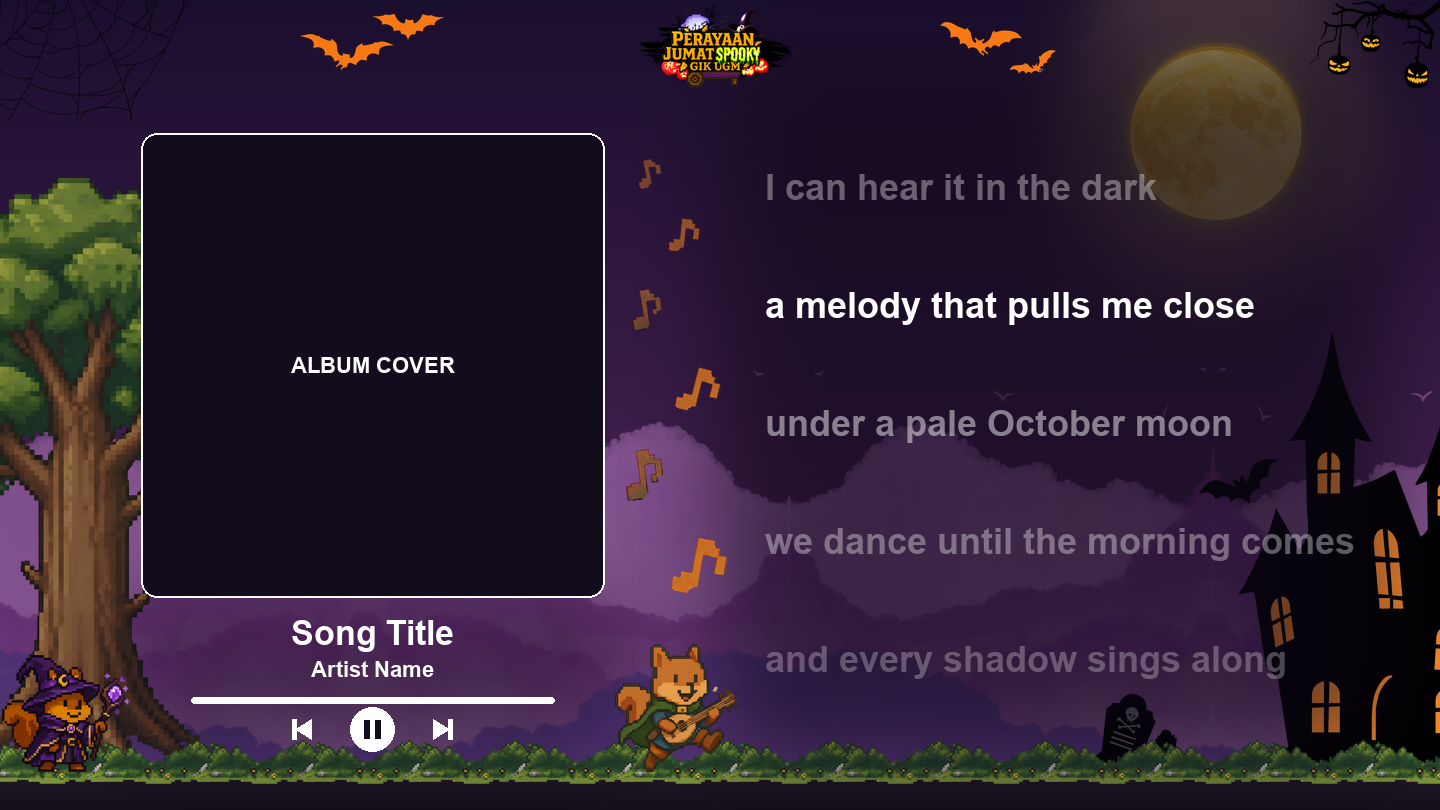

Source code (Python):
"""Revised Halloween fullscreen mockup (v2).

Two layers, which is the main change from v1:

  BACKGROUND  a single coherent night scene drawn behind all content: sky,
              moon, cloud banks, haunted house, graves, tree, and one ground
              plane that everything stands on. It may sit behind the lyrics
              (the lyrics are transparent text) but is dimmed there.
  FOREGROUND  a few small decorations in front of content, restricted to the
              free space: logo/bats/web in the top band, characters and music
              notes in the side strip and the centre gap.

Checks (script exits 1 on failure):
  1. No foreground decoration overlaps a content zone (8px margin).
  2. White text stays readable: the background behind the lyrics and the
     title area must give at least 4.5:1 contrast for white text (WCAG AA) at
     the 98th-percentile brightest pixel.

Content zones are estimates at 1440x810 from ContentBox.css proportions and
must be re-measured live in Spotify before implementation.
"""

import os
import sys

import numpy as np
from PIL import Image, ImageDraw, ImageEnhance, ImageFilter, ImageFont

LIB = r"D:\GIK-INTERN\PJS_13_Asset\pjs13\pustaka"
OUT = r"D:\NGODING\spicy-lyrics\tools\halloween-brief"
W, H = 1440, 810
MARGIN = 8
GROUND = 768  # y where feet, roots and foundations meet the grass

ZONES = {
    "ALBUM COVER": (141, 133, 604, 597),
    "TITLE / ARTIST / CONTROLS": (141, 605, 604, 747),
    "LYRICS": (749, 97, 1354, 745),
}


def load(rel):
    im = Image.open(os.path.join(LIB, rel)).convert("RGBA")
    return im.crop(im.getchannel("A").getbbox())


def by_h(im, h):
    return im.resize((max(1, round(im.width * h / im.height)), h), Image.LANCZOS)


def by_w(im, w):
    return im.resize((w, max(1, round(im.height * w / im.width))), Image.LANCZOS)


def shade(im, brightness=1.0, alpha=1.0):
    """Atmospheric depth: distant layers are darker and slightly faded."""
    rgb = ImageEnhance.Brightness(im.convert("RGB")).enhance(brightness)
    out = rgb.convert("RGBA")
    out.putalpha(im.getchannel("A").point(lambda a: round(a * alpha)))
    return out


# ─────────────────────────────────────────────────────────────── background
bg = Image.new("RGBA", (W, H))
d = ImageDraw.Draw(bg)

# Sky: deep night at the top, warmer purple near the horizon.
top, bot = (26, 14, 46), (86, 40, 92)
for y in range(H):
    t = min(1, y / GROUND)
    d.line([(0, y), (W, y)], fill=tuple(round(top[i] + (bot[i] - top[i]) * t) for i in range(3)) + (255,))

# Moon, upper right, with a soft glow. Behind the lyrics, so it is dimmed by
# the scrim later; placed high so the brightest part sits above the text.
moon = by_h(load("adegan/bulan.png"), 230)
mx, my = 1100, 20
glow = Image.new("RGBA", (W, H))
ImageDraw.Draw(glow).ellipse([mx - 70, my - 70, mx + moon.width + 70, my + moon.height + 70], fill=(255, 210, 120, 46))
bg.alpha_composite(glow.filter(ImageFilter.GaussianBlur(40)))
# Dimmer than the source art: lyrics scroll, so every line passes over it.
bg.alpha_composite(shade(moon, 0.62), (mx, my))

# Cloud banks: the layered purple clouds become a misty horizon behind the
# buildings. Tiled with alternating mirrors so the straight cut edge never shows.
cloud = shade(by_h(load("adegan/awan-ungu-berlapis.png"), 420), 0.62, 0.9)
x, flip = -60, False
while x < W:
    tile = cloud.transpose(Image.FLIP_LEFT_RIGHT) if flip else cloud
    bg.alpha_composite(tile, (x, GROUND - 400))
    x += cloud.width - 2
    flip = not flip

# Haunted house: far right, standing on the ground, half behind the lyrics.
house = shade(by_h(load("adegan/rumah-hantu.png"), 440), 1.0)
bg.alpha_composite(house, (W - house.width + 40, GROUND - house.height + 6))

# Graves stand just in front of the haunted house, as a dark silhouette like
# the house itself. The lyric column spans nearly the whole right half, so the
# white skull and bones cannot sit anywhere under it at full brightness: two
# earlier placements failed the contrast check (3.2:1 and 3.6:1).
graves = shade(by_h(load("adegan/kuburan.png"), 78), 0.38)
bg.alpha_composite(graves, (W - house.width - graves.width + 70, GROUND - graves.height + 4))

# Tree on the far left: its trunk roots into the ground, its canopy sits behind
# the album cover and frames it.
tree = shade(by_h(load("adegan/pohon-rindang.png"), 600), 0.8)
bg.alpha_composite(tree, (-120, GROUND - tree.height + 10))

# One ground plane for the whole scene: dark earth with a grass and bush strip
# on top. Replaces v1's fence and grey road, which nothing was standing on.
d = ImageDraw.Draw(bg)
for y in range(GROUND, H):
    t = (y - GROUND) / (H - GROUND)
    c = (round(34 - 14 * t), round(24 - 10 * t), round(40 - 16 * t))
    d.line([(0, y), (W, y)], fill=c + (255,))
grass = by_h(load("adegan/rumput-semak-berbunga.png"), 44)
x = -20
while x < W:
    bg.alpha_composite(grass, (x, GROUND - 28))
    x += grass.width - 30

# Readability scrim: a soft dark wash behind the lyric column and the title
# area, so scenery shows through without fighting white text.
scrim = Image.new("L", (W, H), 0)
sd = ImageDraw.Draw(scrim)
lz = ZONES["LYRICS"]
sd.rounded_rectangle((lz[0] - 30, lz[1] - 40, lz[2] + 30, lz[3] + 20), radius=60, fill=150)
tz = ZONES["TITLE / ARTIST / CONTROLS"]
sd.rounded_rectangle((tz[0] - 20, tz[1] - 10, tz[2] + 20, tz[3] + 10), radius=40, fill=110)
scrim = scrim.filter(ImageFilter.GaussianBlur(45))
dark = Image.new("RGBA", (W, H), (12, 6, 22, 255))
dark.putalpha(scrim)
bg.alpha_composite(dark)

# ─────────────────────────────────────────────────────────────── foreground
fg = Image.new("RGBA", (W, H))
placed = []


def put(name, im, x, y, flip=False):
    if flip:
        im = im.transpose(Image.FLIP_LEFT_RIGHT)
    fg.alpha_composite(im, (round(x), round(y)))
    placed.append((name, (x, y, x + im.width, y + im.height)))


web = by_w(load("hiasan/jaring-hitam.png"), 190)
put("web", web, 0, 0)

branch = by_h(load("hiasan/cabang-labu.png"), 88)
put("pumpkin branch", branch, W - branch.width, 0)

logo = by_h(load("logo/logo-spooky.png"), 84)
put("spooky logo", logo, (W - logo.width) / 2, 3)

for i, (bx, by, s, v) in enumerate([(300, 34, 36, 1), (372, 14, 26, 2), (940, 22, 34, 3), (1010, 50, 24, 4)]):
    put(f"bat {i + 1}", by_h(load(f"hiasan/kelelawar-oranye-{v}.png"), s), bx, by)

# Witch on the left strip, in front of the tree trunk, staff raised.
witch = by_w(load("tokoh/penyihir.png"), 128)
put("witch", witch, 2, GROUND + 4 - witch.height)

# Lute player in the centre gap between cover and lyrics. The music rises from
# him up the gap: notes drift upward, shrinking and fading.
gap_l, gap_r = ZONES["TITLE / ARTIST / CONTROLS"][2] + MARGIN, ZONES["LYRICS"][0] - MARGIN
lute = by_w(load("tokoh/tupai-pemain-kecapi.png"), gap_r - gap_l - 6)
lx = gap_l + 3
put("lute player", lute, lx, GROUND + 4 - lute.height)

notes = [  # (file, height, x, y, rotate, opacity)
    ("not-musik-oranye.png", 58, gap_l + 58, 532, -10, 1.00),
    ("not-musik-coklat.png", 50, gap_l + 8, 446, 8, 0.95),
    ("not-musik-oranye.png", 46, gap_l + 62, 362, -14, 0.90),
    ("not-musik-coklat.png", 40, gap_l + 14, 286, 10, 0.80),
    ("not-musik-oranye.png", 34, gap_l + 56, 216, -6, 0.65),
    ("not-musik-oranye.png", 28, gap_l + 22, 156, 12, 0.50),
]
for i, (f, h, nx, ny, rot, op) in enumerate(notes):
    n = by_h(load(f"hiasan/{f}"), h).rotate(rot, expand=True, resample=Image.BICUBIC)
    # The brown note is near-invisible on purple; lift it toward its orange twin.
    put(f"note {i + 1}", shade(n, 1.9 if "coklat" in f else 1.1, op), nx, ny)

# ─────────────────────────────────────────────────────────────── checks
failures = []


def grow(b, m):
    return (b[0] - m, b[1] - m, b[2] + m, b[3] + m)


def hits(a, b):
    return a[0] < b[2] and b[0] < a[2] and a[1] < b[3] and b[1] < a[3]


for name, box in placed:
    for zname, z in ZONES.items():
        if hits(box, grow(z, MARGIN)):
            failures.append(f"overlap: {name} touches {zname} {tuple(round(v) for v in box)}")


def rel_lum(rgb):
    c = rgb / 255.0
    c = np.where(c <= 0.03928, c / 12.92, ((c + 0.055) / 1.055) ** 2.4)
    return 0.2126 * c[..., 0] + 0.7152 * c[..., 1] + 0.0722 * c[..., 2]


scene = Image.alpha_composite(bg, fg)
arr = np.asarray(scene.convert("RGB")).astype(np.float64)
contrast_report = []
# Checked per 48px tile, not per zone: lyrics scroll, so any line can land on
# the brightest patch. A zone-wide percentile hid the moon in the first draft.
TILE = 48
for zname in ("LYRICS", "TITLE / ARTIST / CONTROLS"):
    x0, y0, x1, y1 = ZONES[zname]
    worst, worst_at = 99.0, None
    for ty in range(y0, y1, TILE):
        for tx in range(x0, x1, TILE):
            lum = rel_lum(arr[ty : min(ty + TILE, y1), tx : min(tx + TILE, x1)])
            ratio = 1.05 / (float(np.percentile(lum, 98)) + 0.05)
            if ratio < worst:
                worst, worst_at = ratio, (tx, ty)
    contrast_report.append(
        f"{zname:26} worst-tile white-text contrast {worst:4.1f}:1 at {worst_at}"
    )
    if worst < 4.5:
        failures.append(f"contrast: {zname} drops to {worst:.1f}:1 at {worst_at} (need 4.5)")

# ─────────────────────────────────────────────────────────────── render
shown = scene.copy()
sdraw = ImageDraw.Draw(shown, "RGBA")
try:
    bold = ImageFont.truetype("arialbd.ttf", 22)
    big = ImageFont.truetype("arialbd.ttf", 34)
    lyr = ImageFont.truetype("arialbd.ttf", 36)
except OSError:
    bold = big = lyr = ImageFont.load_default()

c = ZONES["ALBUM COVER"]
sdraw.rounded_rectangle(c, radius=16, fill=(18, 12, 28, 255), outline=(255, 255, 255, 60), width=2)
sdraw.text(((c[0] + c[2]) / 2, (c[1] + c[3]) / 2), "ALBUM COVER", font=bold, fill="white", anchor="mm")

t = ZONES["TITLE / ARTIST / CONTROLS"]
cx = (t[0] + t[2]) / 2
sdraw.text((cx, t[1] + 28), "Song Title", font=big, fill="white", anchor="mm")
sdraw.text((cx, t[1] + 64), "Artist Name", font=bold, fill=(255, 255, 255, 175), anchor="mm")
sdraw.rounded_rectangle((t[0] + 50, t[1] + 92, t[2] - 50, t[1] + 98), radius=3, fill=(255, 255, 255, 70))
sdraw.rounded_rectangle((t[0] + 50, t[1] + 92, t[0] + 200, t[1] + 98), radius=3, fill=(255, 255, 255, 255))
# Controls drawn as shapes; the mockup font has no media glyphs.
by_ = t[1] + 124
for sx, sign in ((cx - 70, -1), (cx + 70, 1)):
    tri = [(sx - 9 * sign, by_ - 10), (sx - 9 * sign, by_ + 10), (sx + 7 * sign, by_)]
    sdraw.polygon(tri, fill="white")
    sdraw.rectangle((sx + 8 * sign - 2, by_ - 10, sx + 8 * sign + 2, by_ + 10), fill="white")
sdraw.ellipse((cx - 22, by_ - 22, cx + 22, by_ + 22), fill="white")
sdraw.rectangle((cx - 8, by_ - 9, cx - 3, by_ + 9), fill=(18, 12, 28, 255))
sdraw.rectangle((cx + 3, by_ - 9, cx + 8, by_ + 9), fill=(18, 12, 28, 255))

lines = [
    ("I can hear it in the dark", 90),
    ("a melody that pulls me close", 255),
    ("under a pale October moon", 120),
    ("we dance until the morning comes", 90),
    ("and every shadow sings along", 70),
]
# Text goes on its own layer so per-line opacity actually blends.
text_layer = Image.new("RGBA", (W, H))
tl = ImageDraw.Draw(text_layer)
for i, (txt, a) in enumerate(lines):
    tl.text((lz[0] + 16, lz[1] + 70 + i * 118), txt, font=lyr, fill=(255, 255, 255, a))
shown.alpha_composite(text_layer)

shown.convert("RGB").save(os.path.join(OUT, "mockup_v2.png"))

z = shown.copy()
zd = ImageDraw.Draw(z, "RGBA")
for zname, box in ZONES.items():
    zd.rectangle(box, outline=(0, 255, 120, 255), width=2)
for name, box in placed:
    zd.rectangle(box, outline=(255, 160, 0, 200), width=1)
z.convert("RGB").save(os.path.join(OUT, "mockup_v2_zones.png"))
bg.convert("RGB").save(os.path.join(OUT, "mockup_v2_background_only.png"))

print(f"{len(placed)} foreground decorations, background has 8 layers")
print("\n".join(contrast_report))
if failures:
    print("FAILURES:")
    print("\n".join("  " + f for f in failures))
    sys.exit(1)
print("0 foreground overlaps, contrast OK")
